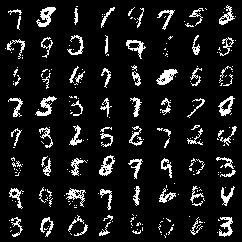

This chart was generated by the following Python code:
# Code for DTU course 02460 (Advanced Machine Learning Spring) by Jes Frellsen, 2024
# Version 1.3 (2024-02-11)
# Inspiration is taken from:
# - https://github.com/jmtomczak/intro_dgm/blob/main/flows/realnvp_example.ipynb
# - https://github.com/VincentStimper/normalizing-flows/tree/master

import torch
import torch.nn as nn
import torch.distributions as td
from tqdm import tqdm

class GaussianBase(nn.Module):
    def __init__(self, D):
        """
        Define a Gaussian base distribution with zero mean and unit variance.

                Parameters:
        M: [int] 
           Dimension of the base distribution.
        """
        super(GaussianBase, self).__init__()
        self.D = D
        self.mean = nn.Parameter(torch.zeros(self.D), requires_grad=False)
        self.std = nn.Parameter(torch.ones(self.D), requires_grad=False)

    def forward(self):
        """
        Return the base distribution.

        Returns:
        prior: [torch.distributions.Distribution]
        """
        return td.Independent(td.Normal(loc=self.mean, scale=self.std), 1)

class MaskedCouplingLayer(nn.Module):
    """
    An affine coupling layer for a normalizing flow.
    """

    def __init__(self, scale_net, translation_net, mask):
        """
        Define a coupling layer.

        Parameters:
        scale_net: [torch.nn.Module]
            The scaling network that takes as input a tensor of dimension `(batch_size, feature_dim)` and outputs a tensor of dimension `(batch_size, feature_dim)`.
        translation_net: [torch.nn.Module]
            The translation network that takes as input a tensor of dimension `(batch_size, feature_dim)` and outputs a tensor of dimension `(batch_size, feature_dim)`.
        mask: [torch.Tensor]
            A binary mask of dimension `(feature_dim,)` that determines which features (where the mask is zero) are transformed by the scaling and translation networks.
        """
        super(MaskedCouplingLayer, self).__init__()
        self.scale_net = scale_net
        self.translation_net = translation_net
        self.mask = nn.Parameter(mask, requires_grad=False)

    def forward(self, z):
        """
        Transform a batch of data through the coupling layer (from the base to data).

        Parameters:
        x: [torch.Tensor]
            The input to the transformation of dimension `(batch_size, feature_dim)`
        Returns:
        z: [torch.Tensor]
            The output of the transformation of dimension `(batch_size, feature_dim)`
        sum_log_det_J: [torch.Tensor]
            The sum of the log determinants of the Jacobian matrices of the forward transformations of dimension `(batch_size, feature_dim)`.
        """
        x = z
        masked_x = x * self.mask
        scale = self.scale_net(masked_x) * (1 - self.mask)
        translation = self.translation_net(masked_x) * (1 - self.mask)
        z = masked_x + (1 - self.mask) * (x * torch.exp(scale) + translation)
        log_det_J = torch.sum(scale, dim=1)
        return x, log_det_J
    
    def inverse(self, x):
        """
        Transform a batch of data through the coupling layer (from data to the base).

        Parameters:
        z: [torch.Tensor]
            The input to the inverse transformation of dimension `(batch_size, feature_dim)`
        Returns:
        x: [torch.Tensor]
            The output of the inverse transformation of dimension `(batch_size, feature_dim)`
        sum_log_det_J: [torch.Tensor]
            The sum of the log determinants of the Jacobian matrices of the inverse transformations.
        """
        masked_x = x * self.mask
        scale = self.scale_net(masked_x) * (1 - self.mask)
        translation = self.translation_net(masked_x) * (1 - self.mask)
        z = masked_x + (1 - self.mask) * ((x - translation) * torch.exp(-scale))
        log_det_J = -torch.sum(scale, dim=1)
        return z, log_det_J


class Flow(nn.Module):
    def __init__(self, base, transformations):
        """
        Define a normalizing flow model.
        
        Parameters:
        base: [torch.distributions.Distribution]
            The base distribution.
        transformations: [list of torch.nn.Module]
            A list of transformations to apply to the base distribution.
        """
        super(Flow, self).__init__()
        self.base = base
        self.transformations = nn.ModuleList(transformations)

    def forward(self, z):
        """
        Transform a batch of data through the flow (from the base to data).
        
        Parameters:
        x: [torch.Tensor]
            The input to the transformation of dimension `(batch_size, feature_dim)`
        Returns:
        z: [torch.Tensor]
            The output of the transformation of dimension `(batch_size, feature_dim)`
        sum_log_det_J: [torch.Tensor]
            The sum of the log determinants of the Jacobian matrices of the forward transformations.            
        """
        sum_log_det_J = 0
        for T in self.transformations:
            x, log_det_J = T(z)
            sum_log_det_J += log_det_J
            z = x
        return x, sum_log_det_J
    
    def inverse(self, x):
        """
        Transform a batch of data through the flow (from data to the base).

        Parameters:
        x: [torch.Tensor]
            The input to the inverse transformation of dimension `(batch_size, feature_dim)`
        Returns:
        z: [torch.Tensor]
            The output of the inverse transformation of dimension `(batch_size, feature_dim)`
        sum_log_det_J: [torch.Tensor]
            The sum of the log determinants of the Jacobian matrices of the inverse transformations.
        """
        sum_log_det_J = 0
        for T in reversed(self.transformations):
            z, log_det_J = T.inverse(x)
            sum_log_det_J += log_det_J
            x = z
        return z, sum_log_det_J
    
    def log_prob(self, x):
        """
        Compute the log probability of a batch of data under the flow.

        Parameters:
        x: [torch.Tensor]
            The data of dimension `(batch_size, feature_dim)`
        Returns:
        log_prob: [torch.Tensor]
            The log probability of the data under the flow.
        """
        z, log_det_J = self.inverse(x)
        return self.base().log_prob(z) + log_det_J
    
    def sample(self, sample_shape=(1,)):
        """
        Sample from the flow.

        Parameters:
        n_samples: [int]
            Number of samples to generate.
        Returns:
        z: [torch.Tensor]
            The samples of dimension `(n_samples, feature_dim)`
        """
        z = self.base().sample(sample_shape)
        return self.forward(z)[0]
    
    def loss(self, x):
        """
        Compute the negative mean log likelihood for the given data bath.

        Parameters:
        x: [torch.Tensor] 
            A tensor of dimension `(batch_size, feature_dim)`
        Returns:
        loss: [torch.Tensor]
            The negative mean log likelihood for the given data batch.
        """
        return -torch.mean(self.log_prob(x))


def train(model, optimizer, data_loader, epochs, device):
    """
    Train a Flow model.

    Parameters:
    model: [Flow]
       The Flow model to train.
    optimizer: [torch.optim.Optimizer]
         The optimizer to use for training.
    data_loader: [torch.utils.data.DataLoader]
            The data loader to use for training.
    epochs: [int]
        Number of epochs to train for.
    device: [torch.device]
        The device to use for training.
    """
    model.train()

    total_steps = len(data_loader)*epochs
    progress_bar = tqdm(range(total_steps), desc="Training")

    for epoch in range(epochs):
        data_iter = iter(data_loader)
        for x in data_iter:
            x = x.to(device)
            optimizer.zero_grad()
            loss = model.loss(x)
            loss.backward()
            optimizer.step()

            # Update progress bar
            progress_bar.set_postfix(loss=f"⠀{loss.item():12.4f}", epoch=f"{epoch+1}/{epochs}")
            progress_bar.update()


if __name__ == "__main__":
    import torch.utils.data
    from torchvision import datasets, transforms
    from torchvision.utils import save_image
    import ToyData

    # Parse arguments
    import argparse
    parser = argparse.ArgumentParser()
    parser.add_argument('mode', type=str, default='train', choices=['train', 'sample'], help='what to do when running the script (default: %(default)s)')
    parser.add_argument('--data', type=str, default='tg', choices=['tg', 'cb'], help='toy dataset to use {tg: two Gaussians, cb: chequerboard} (default: %(default)s)')
    parser.add_argument('--model', type=str, default='model.pt', help='file to save model to or load model from (default: %(default)s)')
    parser.add_argument('--samples', type=str, default='samples.png', help='file to save samples in (default: %(default)s)')
    parser.add_argument('--device', type=str, default='cpu', choices=['cpu', 'cuda', 'mps'], help='torch device (default: %(default)s)')
    parser.add_argument('--batch-size', type=int, default=10000, metavar='N', help='batch size for training (default: %(default)s)')
    parser.add_argument('--epochs', type=int, default=1, metavar='N', help='number of epochs to train (default: %(default)s)')
    parser.add_argument('--lr', type=float, default=1e-3, metavar='V', help='learning rate for training (default: %(default)s)')

    args = parser.parse_args()
    print('# Options')
    for key, value in sorted(vars(args).items()):
        print(key, '=', value)

    # Generate the data
    n_data = 10000000
    toy = {'tg': ToyData.TwoGaussians, 'cb': ToyData.Chequerboard}[args.data]()
    train_loader = torch.utils.data.DataLoader(toy().sample((n_data,)), batch_size=args.batch_size, shuffle=True)
    test_loader = torch.utils.data.DataLoader(toy().sample((n_data,)), batch_size=args.batch_size, shuffle=True)

    # Define prior distribution
    D = next(iter(train_loader)).shape[1]
    base = GaussianBase(D)

    # Define transformations
    transformations =[]
    mask = torch.Tensor([1 if (i+j) % 2 == 0 else 0 for i in range(28) for j in range(28)])
    
    num_transformations = 5
    num_hidden = 8

    # Make a mask that is 1 for the first half of the features and 0 for the second half
    mask = torch.zeros((D,))
    mask[D//2:] = 1
    
    for i in range(num_transformations):
        mask = (1-mask) # Flip the mask
        scale_net = nn.Sequential(nn.Linear(D, num_hidden), nn.ReLU(), nn.Linear(num_hidden, D))
        translation_net = nn.Sequential(nn.Linear(D, num_hidden), nn.ReLU(), nn.Linear(num_hidden, D))
        transformations.append(MaskedCouplingLayer(scale_net, translation_net, mask))

    # Define flow model
    model = Flow(base, transformations).to(args.device)

    # Choose mode to run
    if args.mode == 'train':
        # Define optimizer
        optimizer = torch.optim.Adam(model.parameters(), lr=args.lr)

        # Train model
        train(model, optimizer, train_loader, args.epochs, args.device)

        # Save model
        torch.save(model.state_dict(), args.model)

    elif args.mode == 'sample':
        import matplotlib.pyplot as plt
        import numpy as np

        model.load_state_dict(torch.load(args.model, map_location=torch.device(args.device)))

        # Generate samples
        model.eval()
        with torch.no_grad():
            samples = (model.sample((10000,))).cpu() 

        # Plot the density of the toy data and the model samples
        coordinates = [[[x,y] for x in np.linspace(*toy.xlim, 1000)] for y in np.linspace(*toy.ylim, 1000)]
        prob = torch.exp(toy().log_prob(torch.tensor(coordinates)))

        fig, ax = plt.subplots(1, 1, figsize=(7, 5))
        im = ax.imshow(prob, extent=[toy.xlim[0], toy.xlim[1], toy.ylim[0], toy.ylim[1]], origin='lower', cmap='YlOrRd')
        ax.scatter(samples[:, 0], samples[:, 1], s=1, c='black', alpha=0.5)
        ax.set_xlim(toy.xlim)
        ax.set_ylim(toy.ylim)
        ax.set_aspect('equal')
        fig.colorbar(im)
        plt.savefig(args.samples)
        plt.close()